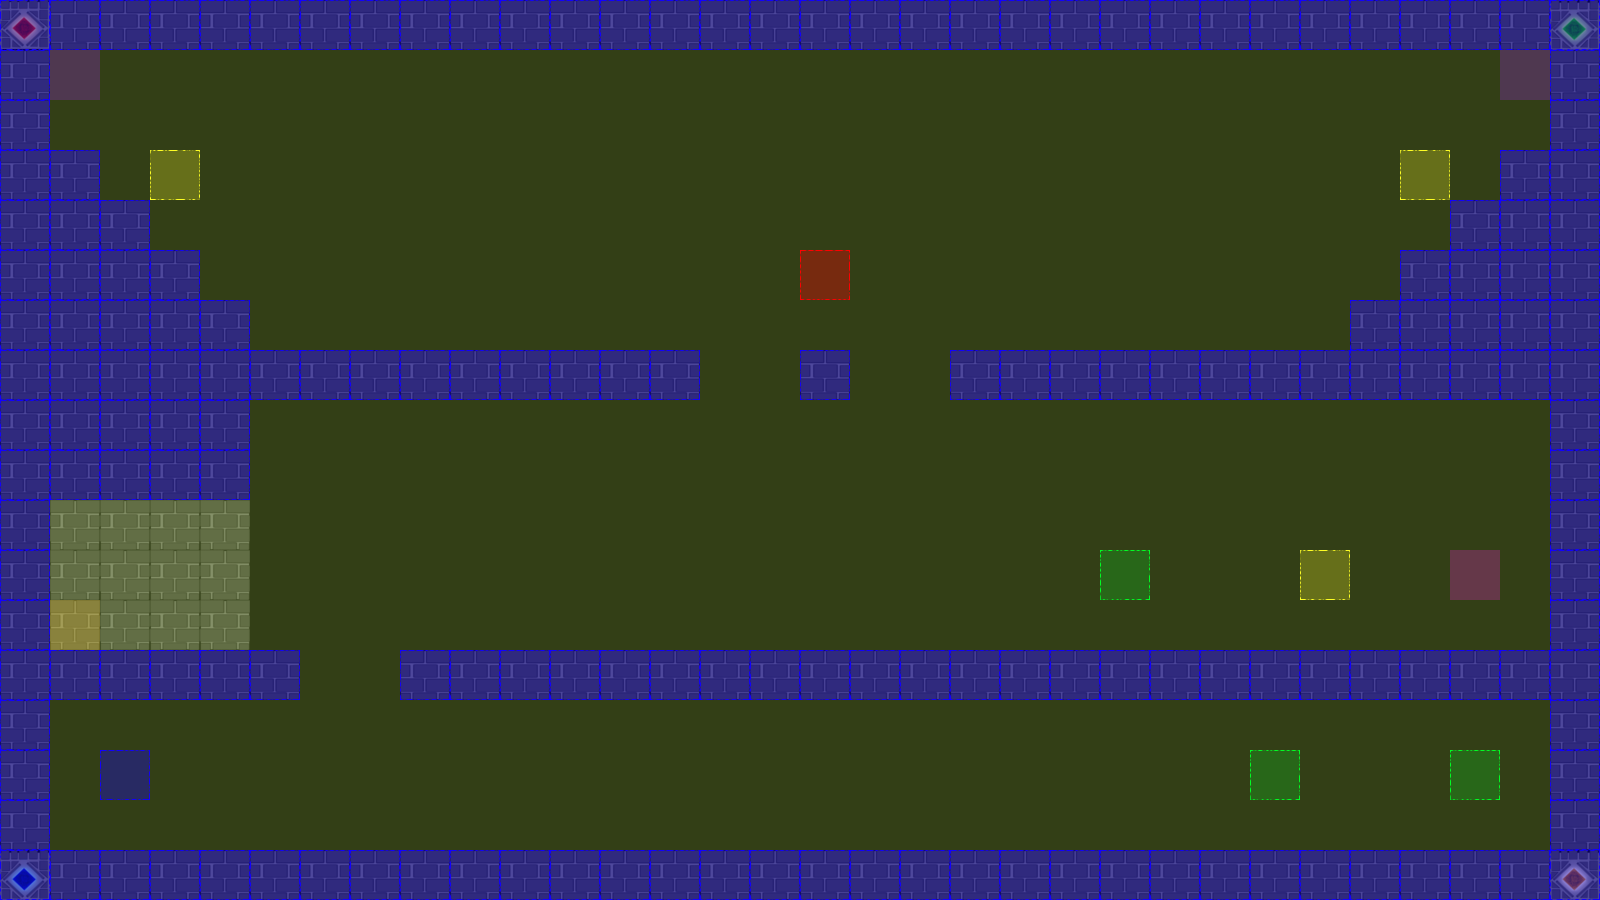

The image is a tile-based game level rendered from a .tmx file. Its description and source (layers, tilesets, objects; grid data summarised) follow:
An orthogonal 32x18 tile map with 50x50 px tiles, 3 tile layers (terrain, collision, event), 2 tilesets.

<map version="1.0" orientation="orthogonal" renderorder="left-up" width="32" height="18" tilewidth="50" tileheight="50" nextobjectid="3">
 <tileset firstgid="1" name="castleTile" tilewidth="50" tileheight="50" tilecount="36" columns="6">
  <image source="tiles/castleTile.png" width="300" height="300" />
 </tileset>
 <tileset firstgid="37" name="collisionTile" tilewidth="50" tileheight="50" tilecount="12" columns="3">
  <image source="tiles/collisionTile.png" width="150" height="200" />
 </tileset>
 <layer name="terrain" width="32" height="18">
  <data>[576 cells, 190 non-empty, 5 distinct tile ids]</data>
 </layer>
 <layer name="collision" width="32" height="18">
  <data>[576 cells, 576 non-empty, 2 distinct tile ids]</data>
 </layer>
 <layer name="event" width="32" height="18">
  <data>[576 cells, 12 non-empty, 7 distinct tile ids]</data>
 </layer>
</map>
